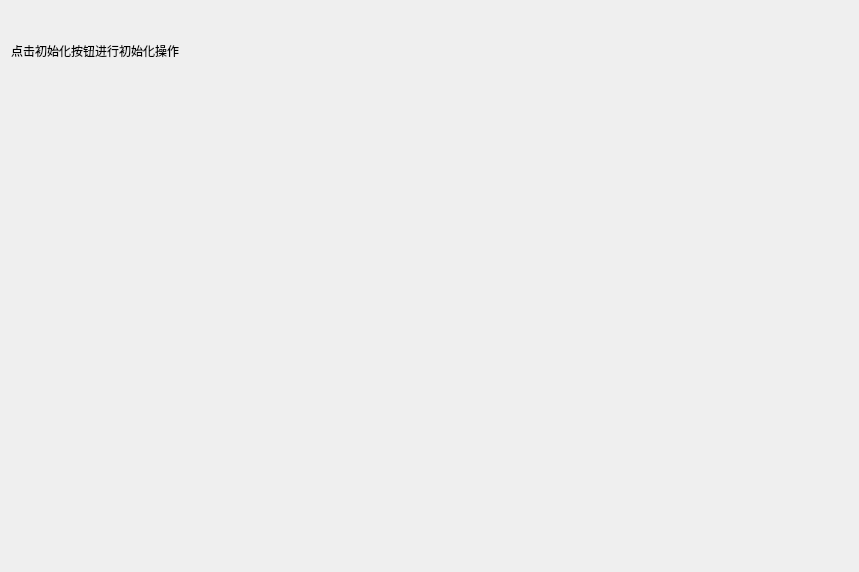
<?xml version="1.0" encoding="UTF-8"?>
<ui version="4.0">
 <class>WidgetModel10</class>
 <widget class="QWidget" name="WidgetModel10">
  <property name="geometry">
   <rect>
    <x>0</x>
    <y>0</y>
    <width>859</width>
    <height>572</height>
   </rect>
  </property>
  <property name="windowTitle">
   <string>Form</string>
  </property>
  <layout class="QVBoxLayout" name="verticalLayout_3">
   <item>
    <layout class="QHBoxLayout" name="horizontalLayout_2">
     <item>
      <widget class="XyResultLabel" name="label">
       <property name="minimumSize">
        <size>
         <width>0</width>
         <height>80</height>
        </size>
       </property>
       <property name="maximumSize">
        <size>
         <width>16777215</width>
         <height>80</height>
        </size>
       </property>
       <property name="text">
        <string>点击初始化按钮进行初始化操作</string>
       </property>
      </widget>
     </item>
    </layout>
   </item>
   <item>
    <layout class="QHBoxLayout" name="horizontalLayout">
     <item>
      <layout class="QVBoxLayout" name="verticalLayout">
       <item>
        <widget class="VideoWidget" name="widgetVideo" native="true">
         <property name="minimumSize">
          <size>
           <width>320</width>
           <height>256</height>
          </size>
         </property>
        </widget>
       </item>
       <item>
        <widget class="QWidget" name="table" native="true">
         <property name="minimumSize">
          <size>
           <width>0</width>
           <height>200</height>
          </size>
         </property>
        </widget>
       </item>
      </layout>
     </item>
     <item>
      <layout class="QVBoxLayout" name="verticalLayout_2">
       <item>
        <widget class="XyLineChart" name="chart" native="true">
         <property name="minimumSize">
          <size>
           <width>300</width>
           <height>400</height>
          </size>
         </property>
        </widget>
       </item>
       <item>
        <widget class="XyProcessLog" name="log" native="true">
         <property name="minimumSize">
          <size>
           <width>300</width>
           <height>0</height>
          </size>
         </property>
        </widget>
       </item>
      </layout>
     </item>
    </layout>
   </item>
  </layout>
 </widget>
 <customwidgets>
  <customwidget>
   <class>XyResultLabel</class>
   <extends>QLabel</extends>
   <header>XyResultLabel.h</header>
   <container>1</container>
  </customwidget>
  <customwidget>
   <class>XyProcessLog</class>
   <extends>QWidget</extends>
   <header location="global">XyProcessLog.h</header>
   <container>1</container>
  </customwidget>
  <customwidget>
   <class>VideoWidget</class>
   <extends>QWidget</extends>
   <header>videowidget.h</header>
   <container>1</container>
  </customwidget>
  <customwidget>
   <class>XyLineChart</class>
   <extends>QWidget</extends>
   <header>xylinechart.h</header>
   <container>1</container>
  </customwidget>
 </customwidgets>
 <resources/>
 <connections/>
</ui>
